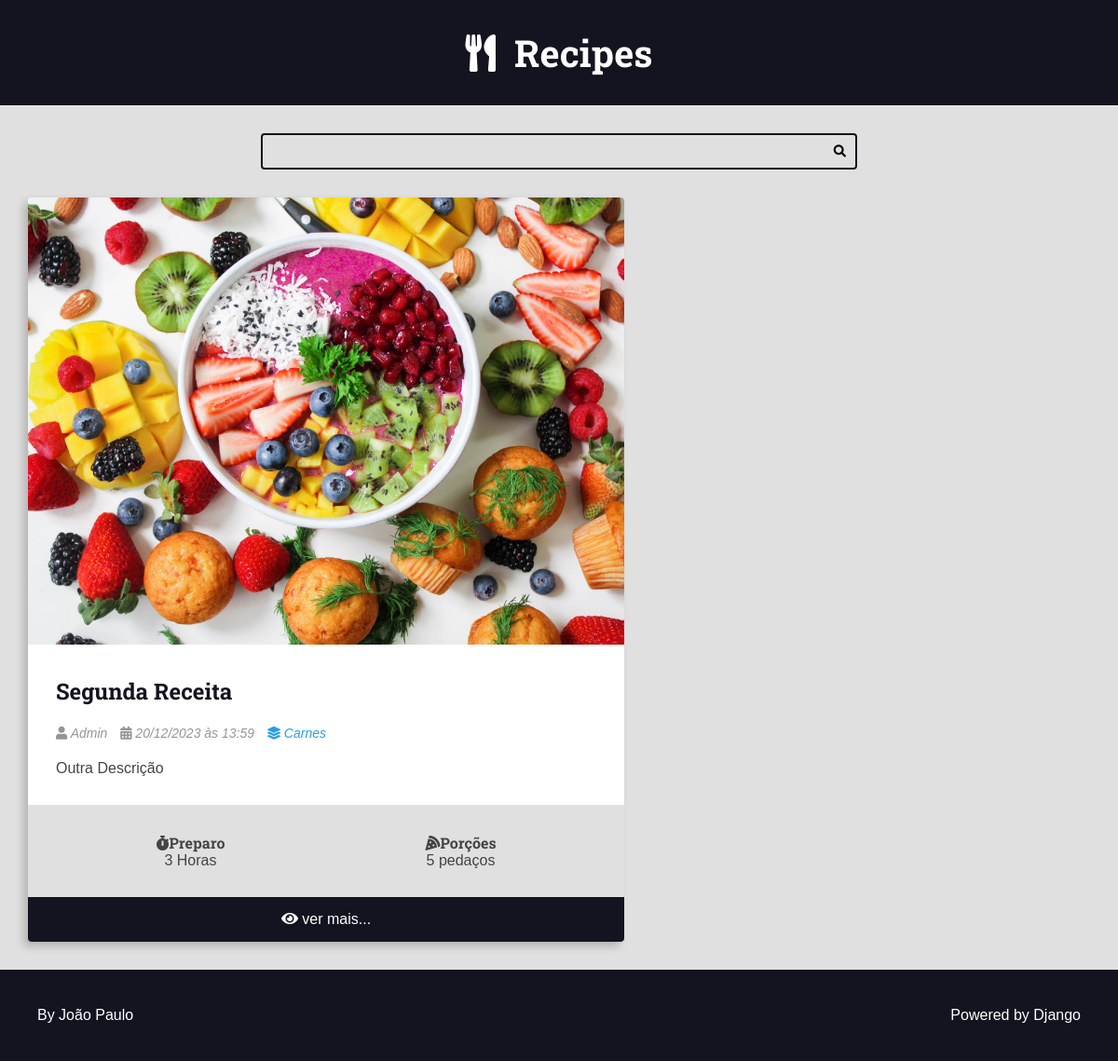
/recipes/category/2/, run on an earlier commit of the app's database.
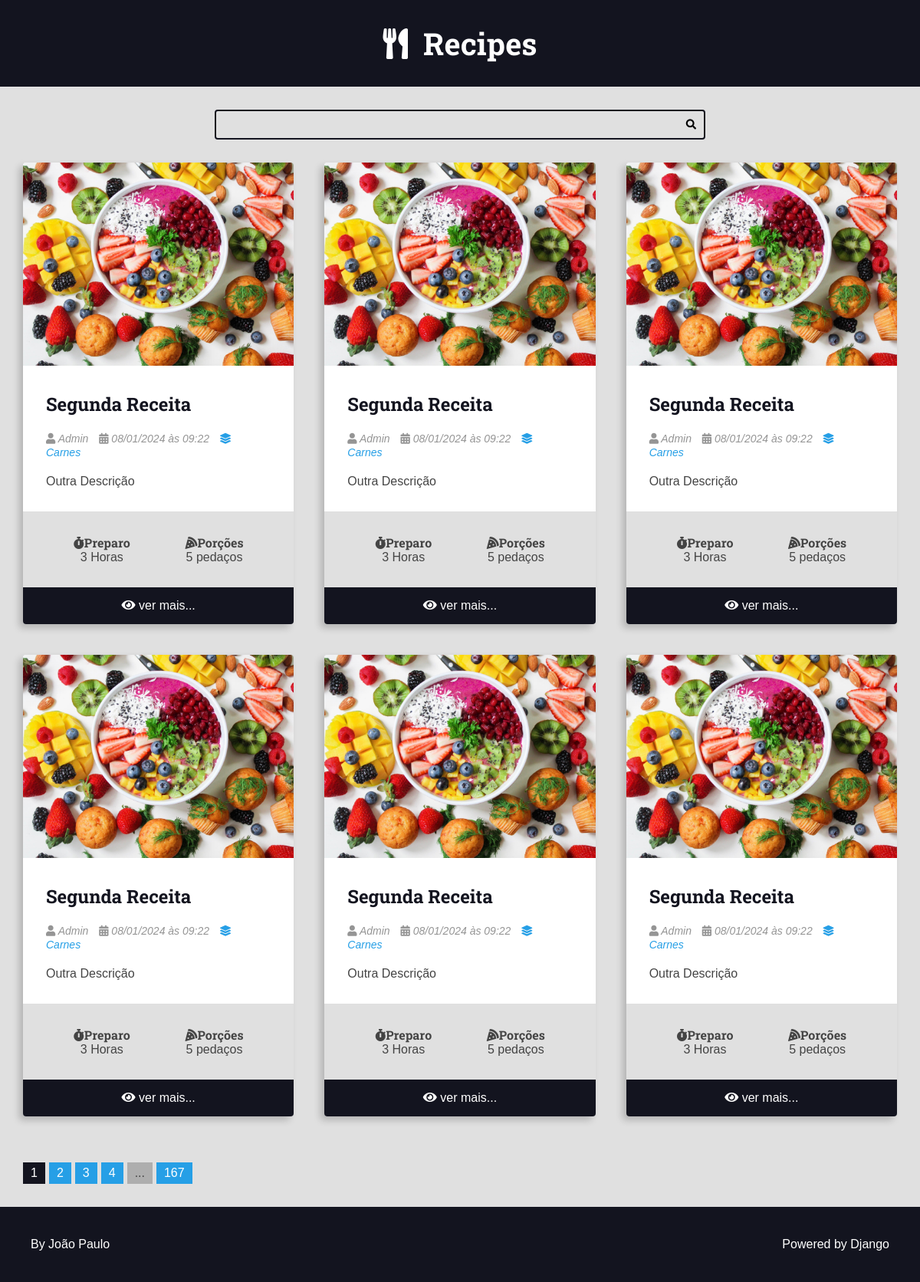
And on a later commit of the database.
### recipes/models.py (models this page shows, shortened)
class Recipe(models.Model):
    title = models.CharField(max_length=65)
    description = models.CharField(max_length=165)
    slug = models.SlugField(unique=True)
    preparation_time = models.IntegerField()
    preparation_time_unit = models.CharField(max_length=65)
    servings = models.IntegerField()
    servings_unit = models.CharField(max_length=65)
    preparation_steps = models.TextField()
    preparation_steps_is_html = models.BooleanField(default=False)
    created_at = models.DateTimeField(auto_now_add=True)
    update_at = models.DateTimeField(auto_now=True)
    is_published = models.BooleanField(default=False)
    cover = models.ImageField(upload_to='recipes/covers/%Y/%m/%d', blank=True,default='')
    category = models.ForeignKey(Category, on_delete = models.SET_NULL, null=True, blank=True,default=None)
    author = models.ForeignKey(User, on_delete = models.SET_NULL, null=True)

class Category(models.Model):
    name = models.CharField(max_length = 65)

### recipes/views.py (the view)
# urls.py: path('recipes/category/<int:category_id>/',views.category, name="category"),
def category(request, category_id):
    recipes = get_list_or_404(
        Recipe.objects.filter(
            category__id=category_id,
            is_published=True,
        ).order_by('-id')
    )
    page_obj, pagination_range = make_pagination(request, recipes, PER_PAGE)
    return render(request, 'recipes/pages/category.html', context={
        'recipes': page_obj,
        'pagination_range': pagination_range,
        'title': f'{recipes[0].category.name} - Category | '
    })

### utils/pagination.py (called while the page is built)
def make_pagination(request,queryset,per_page,qty_pages=4):
    try:
        current_page = int(request.GET.get('page',1))
    except ValueError:
        current_page = 1
    paginator = Paginator(queryset, per_page)
    page_obj = paginator.get_page(current_page)
    pagination_range = make_pagination_range(
        paginator.page_range,
        qty_pages,
        current_page,
    )
    return page_obj, pagination_range

### recipes/templates/recipes/pages/category.html (shortened to what this page needs)
{% extends 'global/base.html' %}
{% block content %}
<div class="main-content main-content-list container">
    {% for recipe in recipes %}
        {% include 'recipes/partials/recipe.html' %}
    {% endfor %}
</div>
{% endblock content %}

### base_templates/global/base.html (shortened to what this page needs)
<!DOCTYPE html>
<html lang="pt-BR">
<head>
    {% include 'recipes/partials/head.html' %}
</head>
<body>
    {% include 'recipes/partials/header.html' %}
    {% include 'recipes/partials/search.html' %}
    <main class="main-content-container">
        {% block content %}{% endblock content %}
        {% include 'recipes/partials/pagination.html' %}
    </main>
    {% include 'recipes/partials/footer.html' %}
</body>
</html>

### recipes/templates/recipes/partials/head.html (shortened to what this page needs)
{% load static %}
<link rel="stylesheet" href="https://cdnjs.cloudflare.com/ajax/libs/font-awesome/5.15.4/css/fontawesome.min.css"
 />
<link rel="stylesheet" href="https://cdnjs.cloudflare.com/ajax/libs/font-awesome/5.15.4/css/brands.min.css"
 />
<link rel="stylesheet" href="https://cdnjs.cloudflare.com/ajax/libs/font-awesome/5.15.4/css/solid.min.css"
 />
<link rel="stylesheet" href="{% static 'recipes/css/styles.css' %}">
<link rel="stylesheet" href="{% static 'global/css/global-style.css' %}">

### recipes/templates/recipes/partials/header.html
<header class="main-header-container">
    <div class="main-header container">
        <h1>
            <a class="main-logo" href="{% url "recipes:home" %}">
                <i class="fas fa-utensils main-logo-icon"></i>
                <span main-logo-text>Recipes</span>
            </a>
        </h1>
    </div>
</header>

### recipes/templates/recipes/partials/search.html
<div class="search-container">
    <div class="container">
        <form action="{% url 'recipes:search' %}" method="GET" class="search-form">
            <input type="search" class="search-input" name="q" value="{{ search_term }}" required>
            <button type="submit" class="search-button"><i class="fas fa-search"></i></button>
        </form>
    </div>
</div>

### recipes/templates/recipes/partials/recipe.html (shortened to what this page needs)
<div class="recipe recipe-list-item">
    {% if recipe.cover %}
        <div class="recipe-cover">
            <a href="{% url 'recipes:recipe' recipe.id %}">
                <img src="{{ recipe.cover.url }}" alt="Temporário">
            </a>
        </div>
    {% endif %}
    <div class="recipe-title-container">
        <h2 class="recipe-title">
            <a href="{% url 'recipes:recipe' recipe.id %}">
        {{ recipe.title }}
            </a>
        </h2>
    </div>
    <div class="recipe-author">
        {% if recipe.author is not None %}
            <span class="recipe-author-item">
                <i class="fas fa-user"></i>
                {% if recipe.author.first_name %}
                    {{ recipe.author.first_name }} {{ recipe.author.last_name }}
                {% else %}
                    {{ recipe.author.username }}
                {% endif %}
            </span>
        {% endif %}
        <span class="recipe-author-item">
            <i class="fas fa-calendar-alt"></i>
            {{ recipe.created_at|date:"d/m/Y" }} às {{ recipe.created_at|date:"H:i" }}
        </span>
        {% if recipe.category is not None %}
            <span class="recipe-author-item">
                <a href="{% url 'recipes:category' recipe.category.id %}">
                    <i class="fas fa-layer-group"></i>
                    <span>{{recipe.category.name}}</span>
                </a>
            </span>
        {% endif %}
    </div>
    <div class="recipe-content">
        <p>{{ recipe.description }}</p>
    </div>
    <div class="recipe-meta-container">
        <div class="recipe-meta recipe-preparation">
            <h3 class="recipe-meta-title"><i class="fas fa-stopwatch"></i>Preparo</h3>
            <div class="recipe-meta-text">
                {{ recipe.preparation_time }} {{ recipe.preparation_time_unit }}
            </div>
        </div>
        <div class="recipe-meta recipe-servings">
            <h3 class="recipe-meta-title"><i class="fas fa-pizza-slice"></i>Porções</h3>
            <div class="recipe-meta-text">
                {{ recipe.servings }} {{ recipe.servings_unit }}
            </div>
        </div>
    </div>
    {% if is_detail_page is not True %}
        <footer class="recipe-footer">
            <a class="recipe-read-more button button-dark button-full-width" href="{% url 'recipes:recipe' recipe.id %}">
                <i class="fas fa-eye"></i>
                <span>ver mais...</span>
            </a>
        </footer>
    {% endif %}
</div>

### recipes/templates/recipes/partials/pagination.html (shortened to what this page needs)
{% if recipes.has_other_pages %}
  <div class="container pagination">
    <div class="pagination-content">
      {% for page in pagination_range.pagination %}
        {% if pagination_range.current_page == page %}
            <a class="page-link page-item page-current" href="?page={{ page }}{{ additional_url_query }}">{{ page }}</a>
        {% else %}
            <a class="page-link page-item" href="?page={{ page }}{{ additional_url_query }}">{{ page }}</a>
        {% endif %}
      {% endfor %}
      {% if pagination_range.last_page_out_of_range %}
        <span class="page-item">...</span>
        <a class="page-link page-item" href="?page={{ pagination_range.total_pages }}{{ additional_url_query }}">{{ pagination_range.total_pages }}</a>
      {% endif %}
    </div>
  </div>
{% endif %}

### recipes/templates/recipes/partials/footer.html
<footer class="main-footer">
    <div class="developer">
      <a href="https://www.otaviomiranda.com.br/" target="_blank" rel="noreferrer noopener">By João Paulo</a>
    </div>
    <div class="powered">
      <a href="https://www.djangoproject.com/" target="_blank" rel="noreferrer noopener">Powered by Django</a>
    </div>
</footer>

### recipes/static/recipes/css/styles.css (style rules this page uses)
:root { --color-primary: #269fe6; --color-primary-hover: #2086c2; --color-primary-dark: #13141f; --color-primary-dark-hover: #212336; --color-primary-light: #d4ecfa; --color-primary-light-hover: #bdd8e7; --color-white: #fff; --color-black: #000; --color-dark-text: #444; --color-info-light: #cce5ff; --color-debug-light: #cce5ff; --color-success-light: #d4edda; --color-alert-light: #fff3cd; --color-warning-light: #fff3cd; --color-error-light: #f8d7da; --color-info-dark: #4d86c4; --color-debug-dark: #4d86c4; --color-success-dark: #4a9c5d; --color-alert-dark: #927f40; --color-warning-dark: #927f40; --color-error-dark: #da525d; --color-gray-0: #f9f9f9; --color-gray-1: #e0e0e0; --color-gray-2: #c7c7c7; --color-gray-3: #aeaeae; --color-gray-4: #959595; --color-gray-5: #7d7d7d; --color-gray-6: #646464; --color-gray-7: #4b4b4b; --color-gray-8: #323232; --color-gray-9: #191919; --font-primary: sans-serif; --font-headings: 'Roboto Slab', serif; --spacing-gutter-medium: 3rem; --spacing-gutter-large: 4rem; }
* { padding: 0; margin: 0; box-sizing: border-box; }
html { font-size: 62.5%; }
body { font-size: 1.6rem; font-family: var(--font-primary); background: var(--color-gray-1); color: var(--color-dark-text); }
h1, h2, h3, h4, h5, h6 { font-family: var(--font-headings); }
.container { max-width: 144rem; margin: 0 auto; padding: var(--spacing-gutter-medium); }
.main-header-container { background: var(--color-primary-dark); }
.main-logo { font-size: 4rem; color: var(--color-white); text-decoration: none; display: flex; flex-flow: row nowrap; align-items: center; justify-content: center; width: fit-content; margin: 0 auto; }
.main-logo-icon { margin-right: 2rem; }
.search-form { border: 0.2rem solid var(--color-primary-dark); max-width: 64rem; margin: 0 auto; border-radius: 0.4rem; position: relative; transition: all 300ms ease-in-out; }
.search-input, .search-button { border: none; background: none; outline: none; padding: 1rem; transition: all 300ms ease-in-out; }
.search-input { width: 100%; padding-right: 3rem; }
.search-button { position: absolute; top: 0; right: 0; }
.main-content { padding-top: 0; }
.main-content-list { display: grid; grid-template-columns: repeat(auto-fit, minmax(340px, 1fr)); gap: var(--spacing-gutter-large); }
.recipe { background: var(--color-white); box-shadow: -5px 5px 10px rgba(0, 0, 0, 0.2); transform: scale(1); transition: all 300ms ease-in-out; border-radius: 0.4rem; overflow: hidden; }
.recipe img { max-width: 100%; }
.recipe-list-item { max-width: 64rem; height: fit-content; }
.recipe-title-container { padding: var(--spacing-gutter-medium); padding-bottom: 2rem; }
.recipe-title-container a { text-decoration: none; color: var(--color-primary-dark); }
.recipe-author { padding: 0 var(--spacing-gutter-medium); }
.recipe-content { padding: var(--spacing-gutter-medium); padding-top: 2rem; }
.recipe-author-item { color: var(--color-gray-4); margin-right: 1rem; font-style: italic; font-size: 1.4rem; }
.recipe-author a { color: var(--color-primary); transition: all 300ms ease-in-out; text-decoration: none; }
.recipe-meta-container { display: flex; flex-flow: row wrap; padding: var(--spacing-gutter-medium); background: var(--color-gray-1); }
.recipe-meta { display: flex; flex-flow: column nowrap; flex-shrink: 1; flex-grow: 1; text-align: center; }
.recipe-meta-title { font-size: 1.6rem; }
.recipe-footer a { background: var(--color-primary-dark); display: block; color: var(--color-white); text-decoration: none; text-align: center; padding: 1.5rem var(--spacing-gutter-medium); transition: all 300ms ease-in-out; }
.main-footer { display: flex; align-items: center; justify-content: space-between; background: var(--color-primary-dark); color: var(--color-white); padding: var(--spacing-gutter-large); }
.main-footer a { color: var(--color-white); text-decoration: none; transition: all 300ms ease-in-out; }
.pagination-content { display: flex; flex-flow: row wrap; gap: 1rem 0.5rem; }
.pagination .page-item { background: var(--color-gray-3); padding: 0.5rem 1rem; }
.pagination .page-link { text-decoration: none; background: var(--color-primary); color: var(--color-white); }
.pagination .page-current { background: var(--color-primary-dark); }

What changed in the data, as far as the page shows it:
no longer on this page (row unchanged): Recipe: cover (picture), title "Segunda Receita", author.first_name "Admin", created_at "20/12/2023", created_at "13:59", category.name "Carnes", description "Outra Descrição", preparation_time "3", preparation_time_unit "Horas", servings "5", servings_unit "pedaços"
added Recipe: cover (picture), title "Segunda Receita", author.first_name "Admin", created_at "08/01/2024", created_at "09:22", category.name "Carnes", description "Outra Descrição", preparation_time "3", preparation_time_unit "Horas", servings "5", servings_unit "pedaços"
added Recipe: cover (picture), title "Segunda Receita", author.first_name "Admin", created_at "08/01/2024", created_at "09:22", category.name "Carnes", description "Outra Descrição", preparation_time "3", preparation_time_unit "Horas", servings "5", servings_unit "pedaços"
added Recipe: cover (picture), title "Segunda Receita", author.first_name "Admin", created_at "08/01/2024", created_at "09:22", category.name "Carnes", description "Outra Descrição", preparation_time "3", preparation_time_unit "Horas", servings "5", servings_unit "pedaços"
added Recipe: cover (picture), title "Segunda Receita", author.first_name "Admin", created_at "08/01/2024", created_at "09:22", category.name "Carnes", description "Outra Descrição", preparation_time "3", preparation_time_unit "Horas", servings "5", servings_unit "pedaços"
added Recipe: cover (picture), title "Segunda Receita", author.first_name "Admin", created_at "08/01/2024", created_at "09:22", category.name "Carnes", description "Outra Descrição", preparation_time "3", preparation_time_unit "Horas", servings "5", servings_unit "pedaços"
added Recipe: cover (picture), title "Segunda Receita", author.first_name "Admin", created_at "08/01/2024", created_at "09:22", category.name "Carnes", description "Outra Descrição", preparation_time "3", preparation_time_unit "Horas", servings "5", servings_unit "pedaços"
Also different on the page:
{{ pagination_range.total_pages }}: (not shown) → "167"
new list line: "1"
new list line: "2"
new list line: "3"
new list line: "4"
